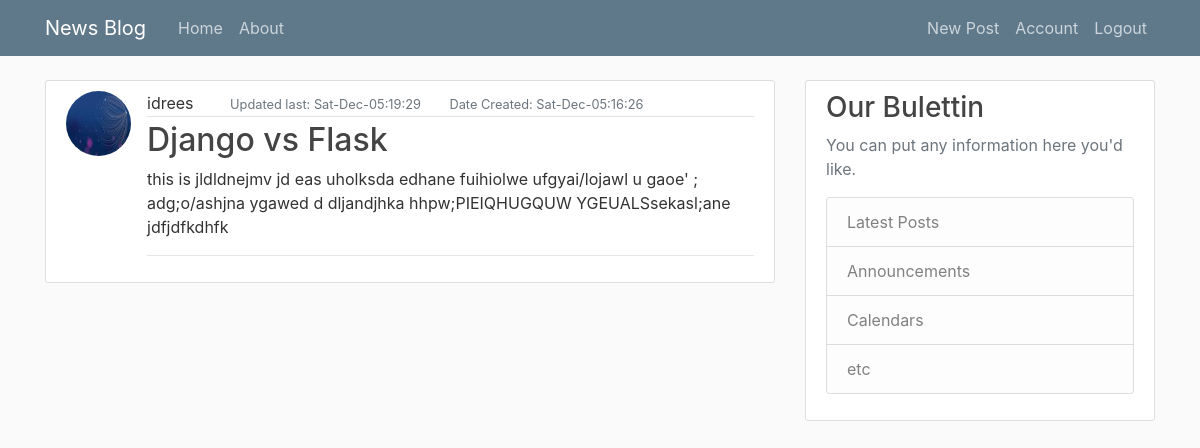
Screenshot of /post/1 (signed in) with the database file from the repository.
### newspost/model.py (models this page shows, shortened)
class User(db.Model, UserMixin):
    id = db.Column(db.Integer, primary_key=True , nullable=False)
    username = db.Column(db.String(60),unique=True, nullable=False)
    email = db.Column(db.String(120), nullable=False, unique=True)
    password = db.Column(db.String(), nullable=False)
    image_file = db.Column(db.String, default='default.jpg')
    date_updated = db.Column(db.DateTime, nullable=False, default=datetime.utcnow)
    post = db.relationship('Post', backref='author', lazy=True)

class Post(db.Model):
    id = db.Column(db.Integer, primary_key=True, nullable=False)
    title = db.Column(db.String(60),unique=True, nullable=False)
    content = db.Column(db.Text(420), nullable=False, unique=True)
    date_posted = db.Column(db.DateTime, nullable=False, default=datetime.utcnow)
    date_updated = db.Column(db.DateTime, nullable=False, default=datetime.utcnow)
    user_id = db.Column(db.Integer, db.ForeignKey('user.id'), nullable=False)

### newspost/routes.py (the view)
@app.route('/post/<int:post_id>', methods=['GET','POST'])
@login_required
def post(post_id):
    post = Post.query.get_or_404(post_id)
    return render_template('post.html', post = post)

### newspost/model.py (called while the page is built)
@login_manager.user_loader
def load_user(user_id):
    return User.query.get(int(user_id))

### newspost/Templates/post.html (shortened to what this page needs)
{% extends 'base.html' %}
    {% block content %}
        <article class="media content-section">
          <img class="rounded-circle article-img" src="{{ url_for('static', filename='img/' + post.author.image_file) }}">
          <div class="media-body">
            <div class="article-metadata">
              <span class="mr-2" href="#">{{ post.author.username }}</span>
              <small class="text-muted ml-4 ">Updated last: {{ post.date_posted.strftime('%a-%b-%X') }}</small>
              <small class="text-muted ml-4">Date Created: {{ post.date_updated.strftime('%a-%b-%X') }} </small>
            </div>
            <h2><a class="article-title" href="#">{{ post.title }}</a></h2>
            <p class="article-content">{{ post.content }}</p>
            <hr>
        </article>
    {% endblock content %}

### newspost/static/main.css (style rules this page uses)
body { background: #fafafa; color: #333333; margin-top: 5rem; }
h1, h2, h3, h4, h5, h6 { color: #444444; }
a { text-decoration: none; }
.content-section { background: #ffffff; padding: 10px 20px; border: 1px solid #dddddd; border-radius: 3px; margin-bottom: 20px; }
.article-title { color: #444444; }
.article-content { white-space: pre-line; }
.article-img { height: 65px; width: 65px; margin-right: 16px; }
.article-metadata { padding-bottom: 1px; margin-bottom: 4px; border-bottom: 1px solid #e3e3e3 }

### rows the page displays
User: image_file (picture), author.username "idrees"
Post: date_posted "Sat-Dec-05:19:29", date_updated "Sat-Dec-05:16:26", title "Django vs Flask", content "this is jldldnejmv jd eas uholksda edhane fuihiolwe ufgyai/lojawl u gaoe' ; adg;o/ashjna ygawed d dljandjhka hhpw;PIEIQHUGQUW YGEUALSsekasl;ane jdfjdfkdhfk"
